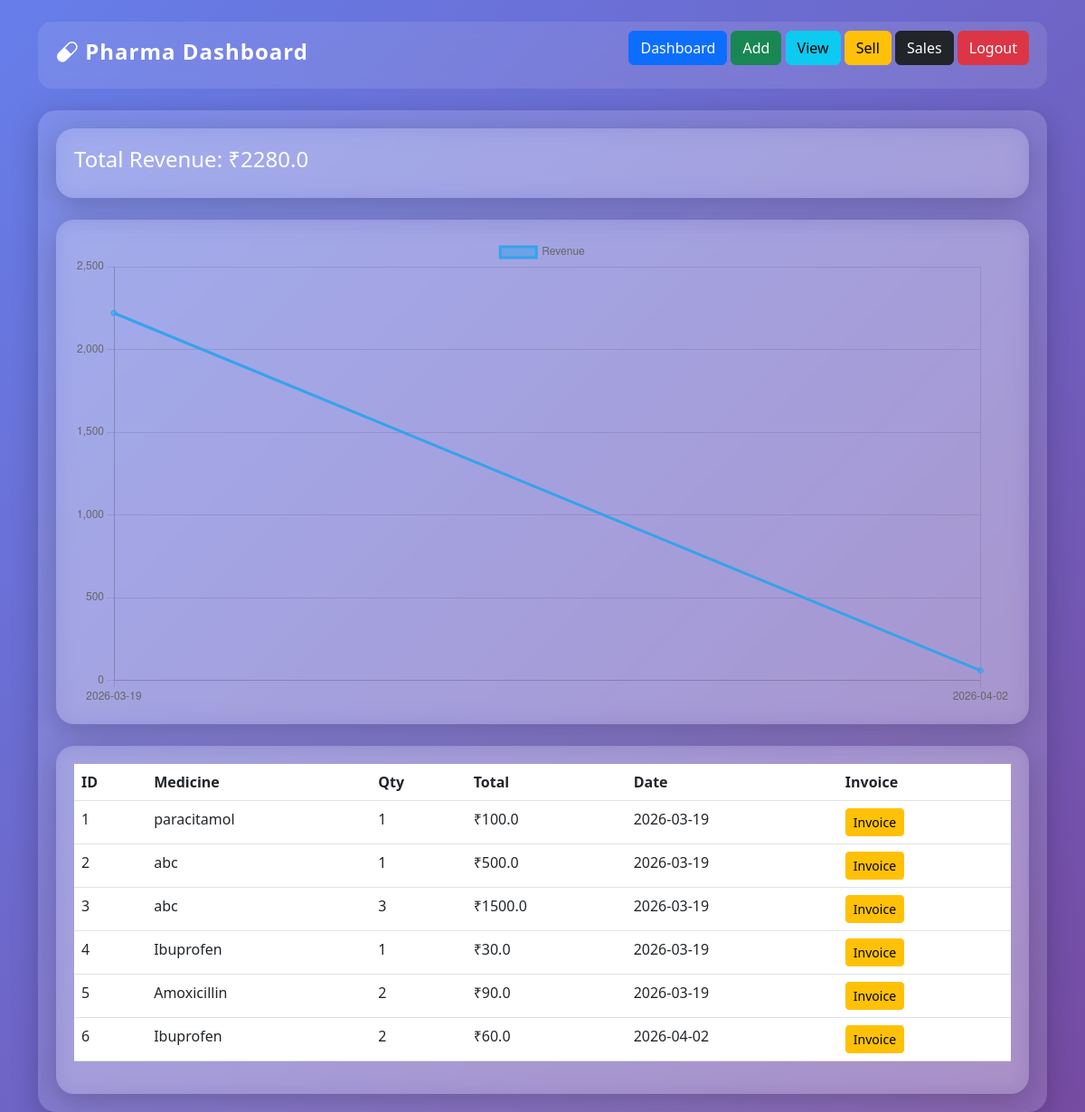
The page /sales-report (signed in) on the database as committed earlier.
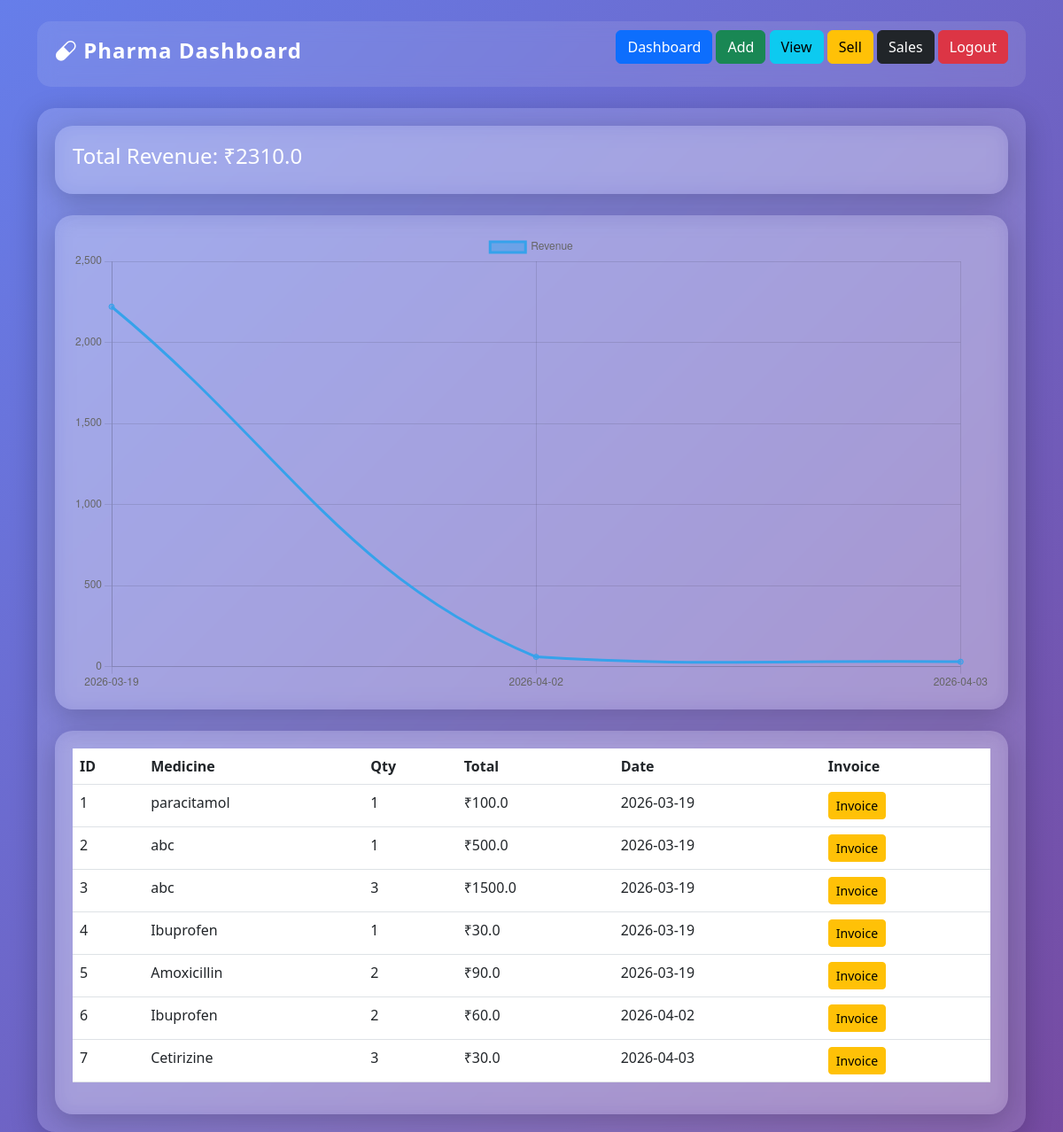
The same page on the database as committed later.
### tables this page shows
CREATE TABLE sales(
    id INTEGER PRIMARY KEY AUTOINCREMENT,
    medicine_name TEXT,
    quantity INTEGER,
    total_price REAL,
    date TEXT
);

### app.py (the view)
@app.route("/sales-report")
@role_required("admin", "pharmacist")
def sales_report():
    if not is_logged_in():
        return redirect("/")
    conn = connect_db()
    cur = conn.cursor()
    cur.execute("SELECT * FROM sales")
    data = cur.fetchall()
    cur.execute("SELECT date, SUM(total_price) FROM sales GROUP BY date")
    chart = cur.fetchall()
    dates = [i[0] for i in chart]
    revenue = [i[1] for i in chart]
    total_revenue = sum(revenue)
    return render_template("sales.html",
                           data=data,
                           dates=json.dumps(dates),
                           revenue=json.dumps(revenue),
                           total_revenue=total_revenue)

### app.py (called while the page is built)
def connect_db():
    return sqlite3.connect("database.db")

def role_required(*roles):
    def wrapper(f):
        @wraps(f)
        def decorated(*args, **kwargs):
            if "user" not in session:
                return redirect("/")
            if session.get("role") not in roles:
                return abort(403)
            return f(*args, **kwargs)
        return decorated
    return wrapper

def is_logged_in():
    return "user" in session

### templates/sales.html
{% extends 'layout.html' %}
{% block content %}
<div class="glass-card mb-4">
    <h4>Total Revenue: ₹{{ total_revenue }}</h4>
</div>
<div class="glass-card mb-4">
    <canvas id="revenueChart"></canvas>
</div>
<div class="glass-card">
    <table class="table text-white">
        <tr>
            <th>ID</th><th>Medicine</th><th>Qty</th><th>Total</th><th>Date</th><th>Invoice</th>
        </tr>
        {% for i in data %}
        <tr>
            <td>{{i[0]}}</td>
            <td>{{i[1]}}</td>
            <td>{{i[2]}}</td>
            <td>₹{{i[3]}}</td>
            <td>{{i[4]}}</td>
            <td>
    <a href="/invoice/{{i[0]}}" class="btn btn-sm btn-warning">Invoice</a>
</td>
        </tr>
        {% endfor %}
    </table>
</div>
<script>
new Chart(document.getElementById("revenueChart"), {
    type: "line",
    data: {
        labels: {{ dates|safe }},
        datasets: [{
            label: "Revenue",
            data: {{ revenue|safe }},
            tension: 0.4
        }]
    }
});
</script>
{% endblock %}

### templates/layout.html (shortened to what this page needs)
<!DOCTYPE html>
<html lang="en">
<head>
<link href="https://cdn.jsdelivr.net/npm/bootstrap@5.3.0/dist/css/bootstrap.min.css" rel="stylesheet">
<link href="https://cdn.jsdelivr.net/npm/bootstrap-icons/font/bootstrap-icons.css" rel="stylesheet">
</head>
<body class="container mt-4">
<div class="navbar-custom d-flex justify-content-between align-items-center mb-4">
    <h4 class="title">
        <i class="bi bi-capsule"></i> Pharma Dashboard
    </h4>
<nav class="mb-3">
    {% if session['role'] == 'admin' or session['role'] == 'pharmacist' %}
    <a href="/dashboard" class="btn btn-primary">Dashboard</a>
    {% endif %}
    {% if session['role'] == 'admin' or session['role'] == 'pharmacist' %}
        <a href="/add" class="btn btn-success">Add</a>
    {% endif %}
    {% if session['role'] == 'admin' %}
    <a href="/view" class="btn btn-info">View</a>
    {% endif %}
    {% if session['role'] in ['admin','pharmacist','staff'] %}
        <a href="/sale" class="btn btn-warning">Sell</a>
    {% endif %}
    {% if session['role'] == 'admin' %}
        <a href="/sales-report" class="btn btn-dark">Sales</a>
    {% endif %}
    <a href="/logout" class="btn btn-danger">Logout</a>
</nav>
</div>
<div class="glass-card">
    {% block content %}{% endblock %}
</div>
</body>
</html>

### templates/layout.html (style rules this page uses)
body { background: #0f172a; color: white; }
.glass-card { background: rgba(255,255,255,0.05); padding: 20px; border-radius: 15px; backdrop-filter: blur(10px); }
body { background: linear-gradient(135deg, #667eea, #764ba2); min-height: 100vh; font-family: 'Segoe UI', sans-serif; color: #fff; }
.navbar-custom { background: rgba(255, 255, 255, 0.1); backdrop-filter: blur(10px); border-radius: 15px; padding: 10px 20px; }
.glass-card { background: rgba(255, 255, 255, 0.15); backdrop-filter: blur(12px); border-radius: 20px; padding: 20px; box-shadow: 0 8px 32px rgba(0,0,0,0.2); }
.title { font-weight: bold; letter-spacing: 1px; }

Rows that differ between the two databases and show on the page:
added sales: id "7", medicine_name "Cetirizine", quantity "3", total_price "30.0", date "2026-04-03"
Other text that changed with them:
{{ total_revenue }}: "2280.0" → "2310.0"
chart data {{ dates|safe }}: ["2026-03-19", "2026-04-02"] → ["2026-03-19", "2026-04-02", "2026-04-03"]
chart data {{ revenue|safe }}: [2220.0, 60.0] → [2220.0, 60.0, 30.0]
